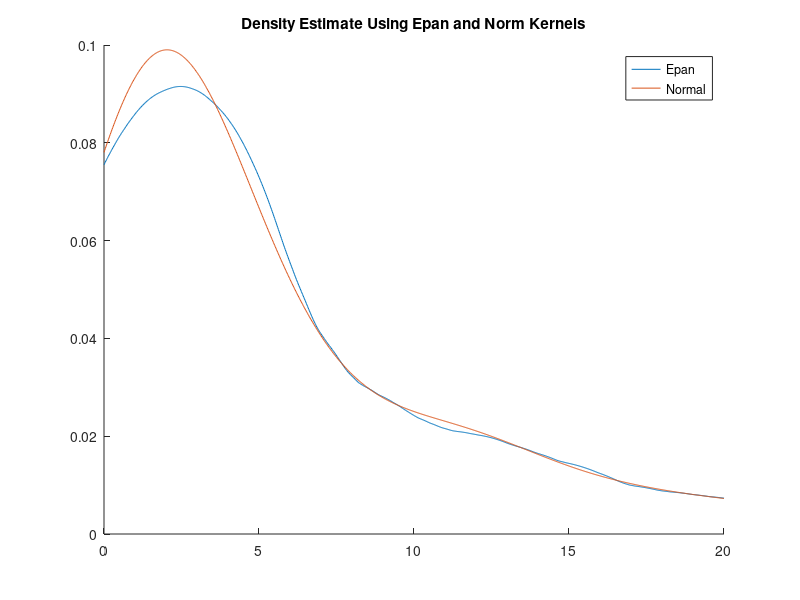

Recreate this plot in MATLAB.
data = unifrnd(0,1,15,1);

n=100;
data = exprnd(5,100,1);
% We will get the density estimate at these x values.
x = linspace(0,20,1000);
fhatnorm = zeros(size(x));
fhatepan = zeros(size(x));
h1 = 1.06*n^(-1/5)*std(data);
fepan=zeros(1,100);

for i=1:n
	% get each kernel function evaluated at x
	% centered at data
	fnorm=exp(-(1/(2*h1^2))*(x-data(i)).^2)/sqrt(2*pi)/h1;
	fhatnorm = fhatnorm+fnorm/(n);
end

%EPAN

h2=h1*(30*sqrt(pi))^(1/5);


for i=1:n
    domain=((x-data(i))/h2);
for j=1:length(domain)

	if abs(domain(j))<=1
   		fepan(j)=3*(1-((x(j)-data(i))/h2).^2)/(4*h2);
    else
    	fepan(j)=0;
	end

end
	fhatepan=fhatepan+fepan/(n);

end 

hold on
plot(x,fhatepan,x,fhatnorm);
legend('Epan','Normal')
title('Density Estimate Using Epan and Norm Kernels')
hold off